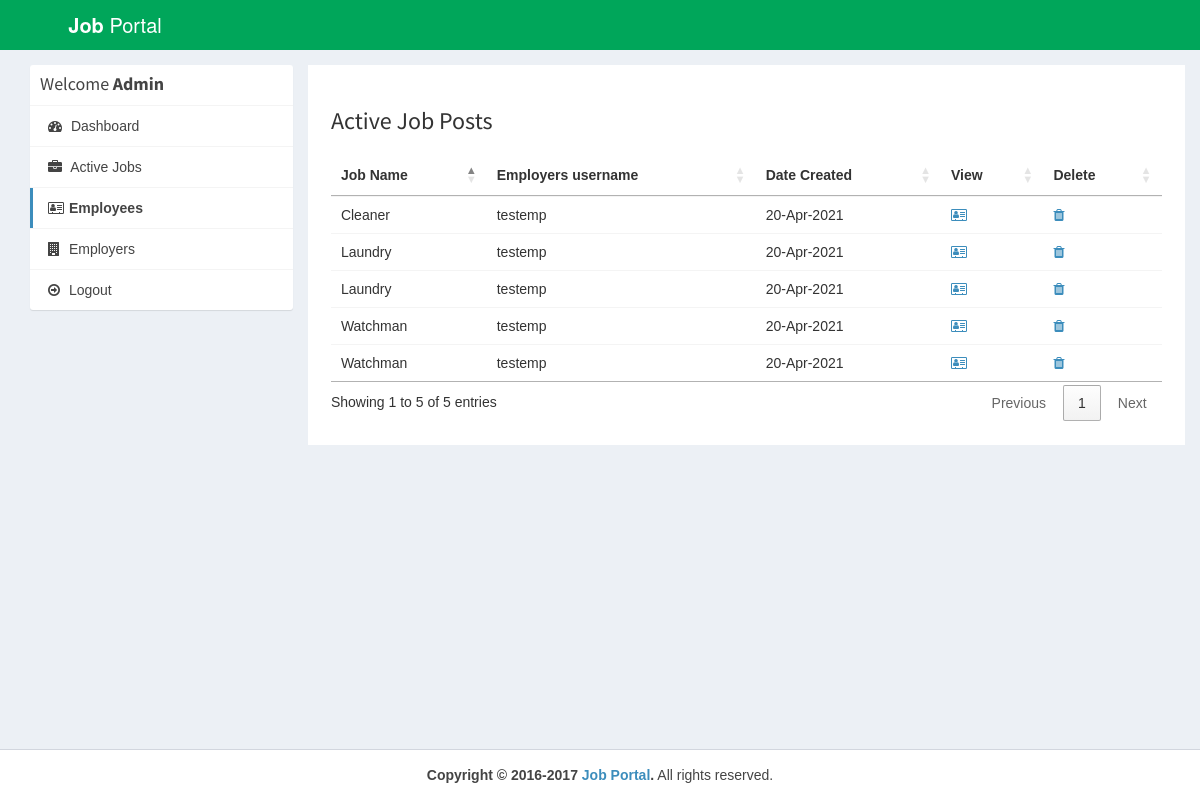
/admin/active-jobs.php (signed in), run on the app's committed database.
### tables this page shows
CREATE TABLE `job_post` (
  `id_jobpost` int(11) NOT NULL,
  `id_emp` int(11) NOT NULL,
  `jobtitle` varchar(200) NOT NULL,
  `description` text NOT NULL,
  `minimumsalary` int(11) NOT NULL,
  `maximumsalary` int(11) NOT NULL,
  `createdate` timestamp NOT NULL DEFAULT current_timestamp()
);

CREATE TABLE `employers` (
  `id_emp` int(11) NOT NULL,
  `username` varchar(20) NOT NULL,
  `firstname` varchar(20) NOT NULL,
  `lastname` varchar(20) NOT NULL,
  `email` varchar(20) NOT NULL,
  `phone` int(11) NOT NULL,
  `location` varchar(20) NOT NULL,
  `password` varchar(200) NOT NULL,
  `active` int(11) NOT NULL DEFAULT 1
);

### admin/active-jobs.php (the view, shortened to what this page needs)
<?php
require_once("../db.php");
?>
<!DOCTYPE html>
<html>
<head>
    <link rel="stylesheet" href="https://cdnjs.cloudflare.com/ajax/libs/twitter-bootstrap/3.3.7/css/bootstrap.min.css">
    <link rel="stylesheet" href="https://cdnjs.cloudflare.com/ajax/libs/font-awesome/4.7.0/css/font-awesome.min.css">
    <link rel="stylesheet" href="https://cdnjs.cloudflare.com/ajax/libs/ionicons/2.0.1/css/ionicons.min.css">
    <link rel="stylesheet" href="https://cdn.datatables.net/1.10.15/css/jquery.dataTables.min.css">
    <link rel="stylesheet" href="../css/AdminLTE.min.css">
    <link rel="stylesheet" href="../css/_all-skins.min.css">
    <link rel="stylesheet" href="../css/custom.css">
</head>
<body class="hold-transition skin-green sidebar-mini">
    <div class="wrapper">
        <header class="main-header">
            <a href="index.php" class="logo logo-bg">
                <span class="logo-lg"><b>Job</b> Portal</span>
            </a>
            <nav class="navbar navbar-static-top">
            </nav>
        </header>
        <div class="content-wrapper" style="margin-left: 0px;">
            <section id="candidates" class="content-header">
                <div class="container">
                    <div class="row">
                        <div class="col-md-3">
                            <div class="box box-solid">
                                <div class="box-header with-border">
                                    <h3 class="box-title">Welcome <b>Admin</b></h3>
                                </div>
                                <div class="box-body no-padding">
                                    <ul class="nav nav-pills nav-stacked">
                                        <li><a href="dashboard.php"><i class="fa fa-dashboard"></i> Dashboard</a></li>
                                        <li><a href="active-jobs.php"><i class="fa fa-briefcase"></i> Active Jobs</a>
                                        </li>
                                        <li class="active"><a href="applications.php"><i
                                                    class="fa fa-address-card-o"></i>Employees</a></li>
                                        <li><a href="companies.php"><i class="fa fa-building"></i> Employers</a></li>
                                        <li><a href="../logout.php"><i class="fa fa-arrow-circle-o-right"></i>
                                                Logout</a></li>
                                    </ul>
                                </div>
                            </div>
                        </div>
                        <div class="col-md-9 bg-white padding-2">
                            <h3>Active Job Posts</h3>
                            <div class="row margin-top-20">
                                <div class="col-md-12">
                                    <div class="box-body table-responsive no-padding">
                                        <table id="example2" class="table table-hover">
                                            <thead>
                                                <th>Job Name</th>
                                                <th>Employers username</th>
                                                <th>Date Created</th>
                                                <th>View</th>
                                                <th>Delete</th>
                                            </thead>
                                            <tbody>
                                                <?php
                        $sql = "SELECT job_post.*, employers.username FROM job_post INNER JOIN employers ON job_post.id_emp=employers.id_emp";
                        $result = $conn->query($sql);
                        if ($result->num_rows > 0) {
                          while ($row = $result->fetch_assoc()) {
                        ?>
                                                <tr>
                                                    <td><?php echo $row['jobtitle']; ?></td>
                                                    <td><?php echo $row['username']; ?></td>
                                                    <td><?php echo date("d-M-Y", strtotime($row['createdate'])); ?></td>
                                                    <td><a
                                                            href="view-job-post.php?id=<?php echo $row['id_jobpost']; ?>"><i
                                                                class="fa fa-address-card-o"></i></a></td>
                                                    <td><a
                                                            href="delete-job-post.php?id=<?php echo $row['id_jobpost']; ?>"><i
                                                                class="fa fa-trash"></i></a></td>
                                                </tr>
                                                <?php
                          }
                        }
                        ?>
                                            </tbody>
                                        </table>
                                    </div>
                                </div>
                            </div>
                        </div>
                    </div>
                </div>
            </section>
        </div>
        <footer class="main-footer" style="margin-left: 0px;">
            <div class="text-center">
                <strong>Copyright &copy; 2016-2017 <a href="learningfromscratch.online">Job Portal</a>.</strong> All
                rights
                reserved.
            </div>
        </footer>
    </div>
</body>
</html>

### css/custom.css (style rules this page uses)
body { font-family: 'Nunito', sans-serif; font-family: 'Nunito Sans', sans-serif; }
.logo-bg { background-color: #00A65A !important; }
.margin-top-20 { margin-top: 20px; }
.padding-2 { padding: 2%; }
.bg-white { background-color: #fff; }

### data on the page
job_post: jobtitle "Laundry", id_emp.username "testemp", createdate "20-Apr-2021"
job_post: jobtitle "Watchman", id_emp.username "testemp", createdate "20-Apr-2021"
job_post: jobtitle "Laundry", id_emp.username "testemp", createdate "20-Apr-2021"
job_post: jobtitle "Cleaner", id_emp.username "testemp", createdate "20-Apr-2021"
job_post: jobtitle "Watchman", id_emp.username "testemp", createdate "20-Apr-2021"
